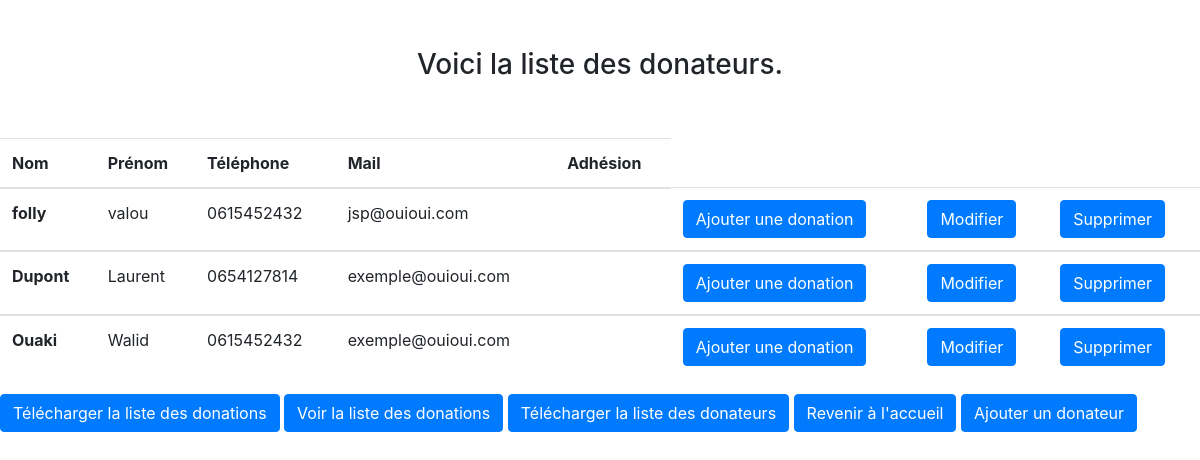
The app's page /listeAdh.php with its own data.
### tables this page shows
CREATE TABLE IF NOT EXISTS `adherents` (
  `id` int NOT NULL AUTO_INCREMENT,
  `nom` varchar(50) NOT NULL,
  `prenom` varchar(50) NOT NULL,
  `tel` char(10) NOT NULL,
  `mail` varchar(100) NOT NULL,
  `adherent` varchar(15) DEFAULT NULL,
  PRIMARY KEY (`id`)
);

### listeAdh.php (the view, shortened to what this page needs)
<!doctype html>
<html lang="en">
  <head>
     <link rel="stylesheet" href="bootstrap/css/font-awesome.min.css">
     <link rel="stylesheet" href="bootstrap/css/bootstrap.css" >
  </head>
  <body>
  <br /> <br />
  <center>
  <h3>Voici la liste des donateurs.</h3>
  </center>
  <br /> <br />
<?php
$bdd=connect();
$sql="select * from adherents";
$resultat=$bdd ->query($sql);
?>
<table class='table'>
    <thead>
      <tr>
        <th scope='col'>Nom</th>
        <th scope='col'>Prénom</th>
        <th scope='col'>Téléphone</th>
        <th scope='col'>Mail</th>
        <th scope='col'>Adhésion</th>
      </tr>
    </thead>
   <?php
     while($adherent = $resultat->fetch(PDO::FETCH_OBJ)){
    echo"
    <tbody>
      <tr>
        <th scope='row'>".$adherent->nom."</th>
        <td>".$adherent->prenom."</td>
        <td>".$adherent->tel."</td>
        <td>".$adherent->mail."</td>
        <td>".$adherent->adherent."</td>
        <td><a href='formDonation.php?id=".$adherent->id."' class='btn btn-primary'>Ajouter une donation</a></td>
        <td><a href='modifier.php?id=".$adherent->id."' class='btn btn-primary'>Modifier</a></td>
        <td><a href='supprimer.php?id=".$adherent->id."' class='btn btn-primary'>Supprimer</a></td>
      </tr>
      </tr>
       ";
     }
    ?>
    </tbody>
</table>
<a href="donacsv.php"><button type="button" class="btn btn-primary">Télécharger la liste des donations</button></a>
<a href="listeDona.php"><button type="button" class="btn btn-primary">Voir la liste des donations</button></a>
<a href="adhcsv.php"><button type="button" class="btn btn-primary">Télécharger la liste des donateurs</button></a>
<a href="pageAccAdmin.php"><button type="button" class="btn btn-primary">Revenir à l'accueil</button></a>
<a href="ajouterDonateur.php"><button type="button" class="btn btn-primary">Ajouter un donateur</button></a>

### records on screen
adherents: nom "folly", prenom "valou", tel "0615452432", mail "jsp@ouioui.com"
adherents: nom "Dupont", prenom "Laurent", tel "0654127814", mail "exemple@ouioui.com"
adherents: nom "Ouaki", prenom "Walid", tel "0615452432", mail "exemple@ouioui.com"
